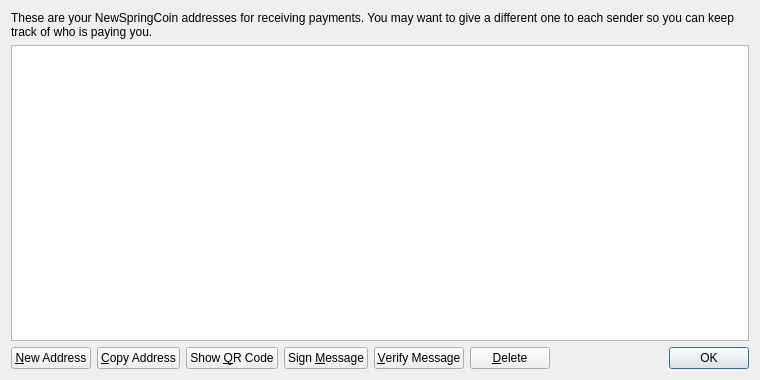
<?xml version="1.0" encoding="UTF-8"?>
<ui version="4.0">
 <class>AddressBookPage</class>
 <widget class="QWidget" name="AddressBookPage">
  <property name="geometry">
   <rect>
    <x>0</x>
    <y>0</y>
    <width>760</width>
    <height>380</height>
   </rect>
  </property>
  <property name="windowTitle">
   <string>Address Book</string>
  </property>
  <layout class="QVBoxLayout" name="verticalLayout">
   <item>
    <widget class="QLabel" name="labelExplanation">
     <property name="text">
      <string>These are your NewSpringCoin addresses for receiving payments. You may want to give a different one to each sender so you can keep track of who is paying you.</string>
     </property>
     <property name="textFormat">
      <enum>Qt::PlainText</enum>
     </property>
     <property name="wordWrap">
      <bool>true</bool>
     </property>
    </widget>
   </item>
   <item>
    <widget class="QTableView" name="tableView">
     <property name="contextMenuPolicy">
      <enum>Qt::CustomContextMenu</enum>
     </property>
     <property name="toolTip">
      <string>Double-click to edit address or label</string>
     </property>
     <property name="tabKeyNavigation">
      <bool>false</bool>
     </property>
     <property name="alternatingRowColors">
      <bool>true</bool>
     </property>
     <property name="selectionMode">
      <enum>QAbstractItemView::SingleSelection</enum>
     </property>
     <property name="selectionBehavior">
      <enum>QAbstractItemView::SelectRows</enum>
     </property>
     <property name="sortingEnabled">
      <bool>true</bool>
     </property>
     <attribute name="verticalHeaderVisible">
      <bool>false</bool>
     </attribute>
    </widget>
   </item>
   <item>
    <layout class="QHBoxLayout" name="horizontalLayout">
     <item>
      <widget class="QPushButton" name="newAddressButton">
       <property name="toolTip">
        <string>Create a new address</string>
       </property>
       <property name="text">
        <string>&amp;New Address</string>
       </property>
       <property name="icon">
        <iconset resource="../bitcoin.qrc">
         <normaloff>:/icons/add</normaloff>:/icons/add</iconset>
       </property>
      </widget>
     </item>
     <item>
      <widget class="QPushButton" name="copyToClipboard">
       <property name="toolTip">
        <string>Copy the currently selected address to the system clipboard</string>
       </property>
       <property name="text">
        <string>&amp;Copy Address</string>
       </property>
       <property name="icon">
        <iconset resource="../bitcoin.qrc">
         <normaloff>:/icons/editcopy</normaloff>:/icons/editcopy</iconset>
       </property>
      </widget>
     </item>
     <item>
      <widget class="QPushButton" name="showQRCode">
       <property name="text">
        <string>Show &amp;QR Code</string>
       </property>
       <property name="icon">
        <iconset resource="../bitcoin.qrc">
         <normaloff>:/icons/qrcode</normaloff>:/icons/qrcode</iconset>
       </property>
      </widget>
     </item>
     <item>
      <widget class="QPushButton" name="signMessage">
       <property name="toolTip">
        <string>Sign a message to prove you own a NewSpringCoin address</string>
       </property>
       <property name="text">
        <string>Sign &amp;Message</string>
       </property>
       <property name="icon">
        <iconset resource="../bitcoin.qrc">
         <normaloff>:/icons/edit</normaloff>:/icons/edit</iconset>
       </property>
      </widget>
     </item>
     <item>
      <widget class="QPushButton" name="verifyMessage">
       <property name="toolTip">
        <string>Verify a message to ensure it was signed with a specified NewSpringCoin address</string>
       </property>
       <property name="text">
        <string>&amp;Verify Message</string>
       </property>
       <property name="icon">
        <iconset resource="../bitcoin.qrc">
         <normaloff>:/icons/transaction_0</normaloff>:/icons/transaction_0</iconset>
       </property>
      </widget>
     </item>
     <item>
      <widget class="QPushButton" name="deleteButton">
       <property name="toolTip">
        <string>Delete the currently selected address from the list</string>
       </property>
       <property name="text">
        <string>&amp;Delete</string>
       </property>
       <property name="icon">
        <iconset resource="../bitcoin.qrc">
         <normaloff>:/icons/remove</normaloff>:/icons/remove</iconset>
       </property>
      </widget>
     </item>
     <item>
      <spacer name="horizontalSpacer">
       <property name="orientation">
        <enum>Qt::Horizontal</enum>
       </property>
       <property name="sizeHint" stdset="0">
        <size>
         <width>40</width>
         <height>20</height>
        </size>
       </property>
      </spacer>
     </item>
     <item>
      <widget class="QDialogButtonBox" name="buttonBox">
       <property name="sizePolicy">
        <sizepolicy hsizetype="Maximum" vsizetype="Fixed">
         <horstretch>0</horstretch>
         <verstretch>0</verstretch>
        </sizepolicy>
       </property>
       <property name="standardButtons">
        <set>QDialogButtonBox::Ok</set>
       </property>
      </widget>
     </item>
    </layout>
   </item>
  </layout>
 </widget>
 <resources>
  <include location="../bitcoin.qrc"/>
 </resources>
 <connections/>
</ui>
